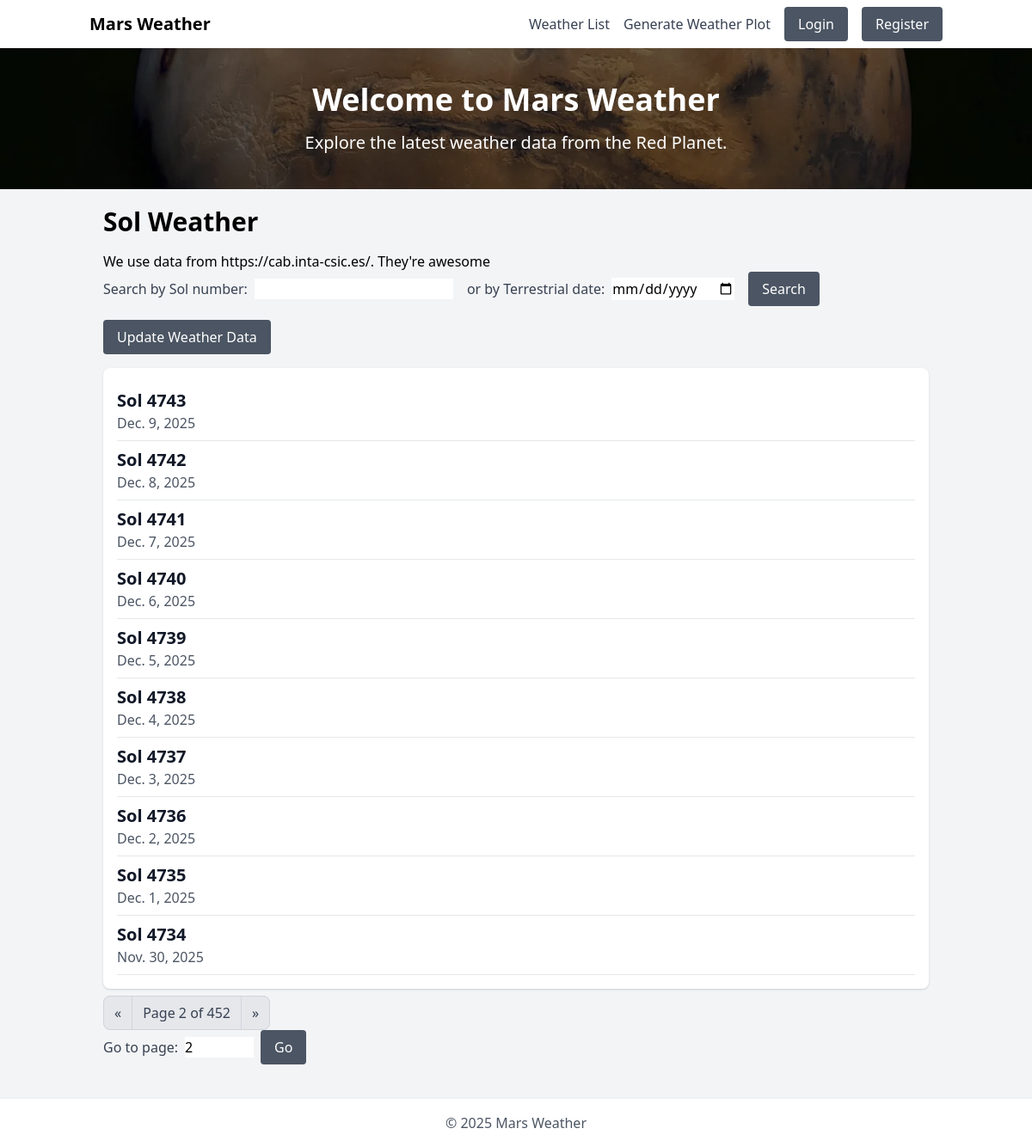
The app's page /list?page=2 with its own data.
### weather/models.py (models this page shows, shortened)
class Weather(models.Model):
    orig_id = models.IntegerField()
    terrestrial_date = models.DateField()
    sol = models.IntegerField(unique=True)
    ls = models.IntegerField(null=True)
    season = models.CharField(max_length=20, null=True)
    min_temp = models.IntegerField(null=True)
    max_temp = models.IntegerField(null=True)
    pressure = models.IntegerField(null=True)
    pressure_string = models.CharField(max_length=100, null=True)
    abs_humidity = models.CharField(max_length=100, null=True)
    wind_speed = models.CharField(max_length=20, null=True)
    wind_direction = models.CharField(max_length=100, null=True)
    atmo_opacity = models.CharField(max_length=20, null=True)
    sunrise = models.CharField(max_length=6)
    sunset = models.CharField(max_length=6)
    local_uv_irradiance_index = models.CharField(max_length=20, null=True)
    min_gts_temp = models.IntegerField(null=True)
    max_gts_temp = models.IntegerField(null=True)
    source = models.CharField(max_length=100, default='inta-csic')
    def get_absolute_url(self):
        return reverse("weather:weather_detail", args=[self.sol])
    class Meta:
        ordering = ('-sol',)

### weather/views.py (the view)
# urls.py: path('list', views.weather_list, name='weather_list'),
def weather_list(request):
    sol_query = request.GET.get('sol')
    date_query = request.GET.get('terrestrial_date')
    if sol_query:
        soles = Weather.objects.filter(sol=sol_query)
    elif date_query:
        soles = Weather.objects.filter(terrestrial_date=date_query)
    else:
        soles = Weather.objects.all()
    paginator = Paginator(soles, 10)  # Show 10 sols per page
    page_number = request.GET.get('page')
    try:
        page_obj = paginator.page(page_number)
    except PageNotAnInteger:
        page_obj = paginator.page(1)
    except EmptyPage:
        page_obj = paginator.page(paginator.num_pages)
    return render(request, 'weather/weather_list.html', {'soles': soles, 'page_obj': page_obj})

### weather/templates/weather/weather_list.html (shortened to what this page needs)
{% extends 'base.html' %}
{% block content %}
<div class="container mx-auto mt-5">
    <h1 class="text-3xl font-bold mb-4">Sol Weather</h1>
    <p>We use data from <a href="https://cab.inta-csic.es/" class="text-orange-600">https://cab.inta-csic.es/</a>. They're awesome</p>
    <form method="get" action="" class="flex items-center mb-4 space-x-4">
        <div class="flex items-center space-x-2">
            <label for="sol_search" class="text-gray-700">Search by Sol number:</label>
            <input type="number" id="sol_search" name="sol" class="form-input" value="{{ request.GET.sol }}">
        </div>
        <div class="flex items-center space-x-2">
            <label for="date_search" class="text-gray-700">or by Terrestrial date:</label>
            <input type="date" id="date_search" name="terrestrial_date" class="form-input" value="{{ request.GET.terrestrial_date }}">
        </div>
        <button type="submit" class="bg-gray-600 text-white px-4 py-2 rounded">Search</button>
    </form>
    <form method="post" action="{% url 'weather:update_weather_data' %}" class="mb-4">
        <button type="submit" class="bg-gray-600 text-white px-4 py-2 rounded">Update Weather Data</button>
    </form>
    {% if page_obj %}
        <div class="bg-white shadow rounded-lg p-4">
            {% for sol in page_obj %}
                <a href="{{ sol.get_absolute_url }}" class="block border-b border-gray-200 py-2 hover:bg-gray-100">
                    <h5 class="text-xl font-bold text-gray-900">Sol {{ sol.sol }}</h5>
                    <p class="text-gray-600">{{ sol.terrestrial_date }}</p>
                </a>
            {% endfor %}
        </div>
    {% else %}
        <p>No results found for the given Sol number or Terrestrial date.</p>
        {% if request.GET.sol or request.GET.terrestrial_date %}
            <a href="{% url 'weather:weather_list' %}" class="text-orange-600 mt-3 inline-block">Back to full list</a>
        {% endif %}
    {% endif %}
    {% include 'pagination.html' with page=page_obj %}
</div>
{% endblock content %}

### records on screen
Weather: sol "4743", terrestrial_date "Dec. 9, 2025"
Weather: sol "4742", terrestrial_date "Dec. 8, 2025"
Weather: sol "4741", terrestrial_date "Dec. 7, 2025"
Weather: sol "4740", terrestrial_date "Dec. 6, 2025"
Weather: sol "4739", terrestrial_date "Dec. 5, 2025"
Weather: sol "4738", terrestrial_date "Dec. 4, 2025"
Weather: sol "4737", terrestrial_date "Dec. 3, 2025"
Weather: sol "4736", terrestrial_date "Dec. 2, 2025"
Weather: sol "4735", terrestrial_date "Dec. 1, 2025"
Weather: sol "4734", terrestrial_date "Nov. 30, 2025"

### other values on screen
{{ page.number }} "2"
{{ page.paginator.num_pages }} "452"
